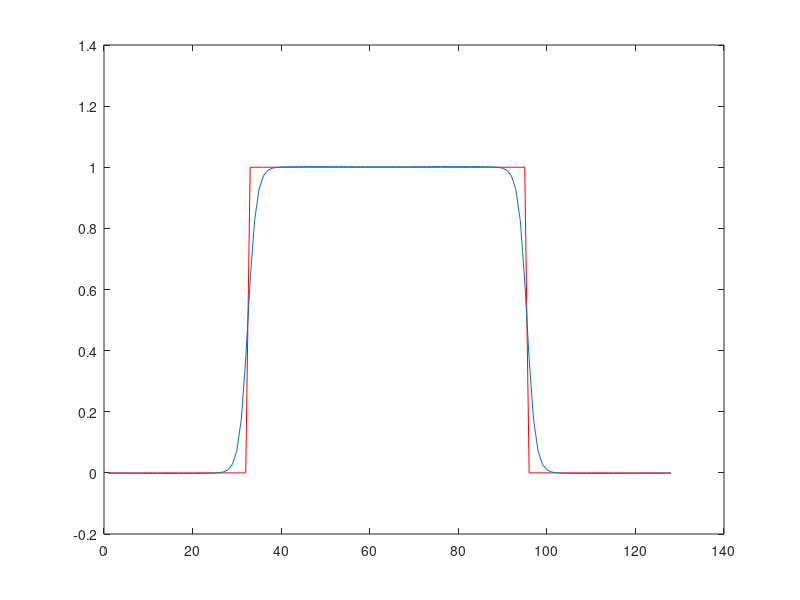

Source code (MATLAB): (Note: this script raises an error after producing the figure.)
D=1.0;
dx=1;
dt=0.01;
N=128;
kappa=1.0;
A=1.0; 
beta1=dt/dx*dx;
beta2=2*kappa*beta1/dx*dx;
nstep=5000;
col_labels={'bulk';'gradient';'total'}; 

% Declarations
conc=zeros(N,1);
conc_old=zeros(N,1);
c_prime=zeros(N,1);

% Initial profile
for i=1:N
    if (i>N/4 && i<3*N/4)
        conc_old(i)=1;
    end
end

plot(conc_old, 'r')
hold on

% Define g
g=zeros(N,1);

% Evolve the profile


for k=1:nstep
    
    for i=1:N
        
        % Define g
        g=2*A*conc_old.*(1-conc_old).*(1-2*conc_old);
       
        w=i-1;
        ww=i-2;
        e=i+1;
        ee=i+2;
        
        if (ww<1)
            ww=ww+N;
        end
        if (w<1)
            w=w+N;
        end
        if (ee>N)
            ee=ee-N;
        end
        if(e>N)
            e=e-N;
        end
        
        % ellipsis are for text wrap in MATLAB editor window
        
        conc(i)=conc_old(i) + beta1*(g(w)-2*g(i)+g(e))...
            - beta2*(conc_old(ww)-4*conc_old(w)+6*conc_old(i)...
            -4*conc_old(e) + conc_old(ee));
        
        conc_old(i)=conc(i);
        
    end
    
end
plot(conc_old);



% Calculation of Interfacial energy
energy1=0;
energy2=0;


% Integral of A.c^2.(1-c)^2
for i=1:N
    energy1=energy1 + A*conc_old(i)*conc_old(i)*(1-conc_old(i))*(1-conc_old(i));
end

% Interfacial For FDM
for i=1:N
    w=i-1;
    e=i+1;
    if (w<1)
        w=w+N;
    end
    if (e>N)
        e=e-N;
    end
    c_prime(i)=(conc_old(e)-conc_old(w))/(2*dx);
    energy2 = energy2 + kappa*c_prime(i)*c_prime(i);
end


E1F=0.5*energy1;
E2F=0.5*energy2;
E3F=0.5*(energy1 + energy2);
EnergyFDM=[E1F; E2F; E3F];
table(col_labels, EnergyFDM)
